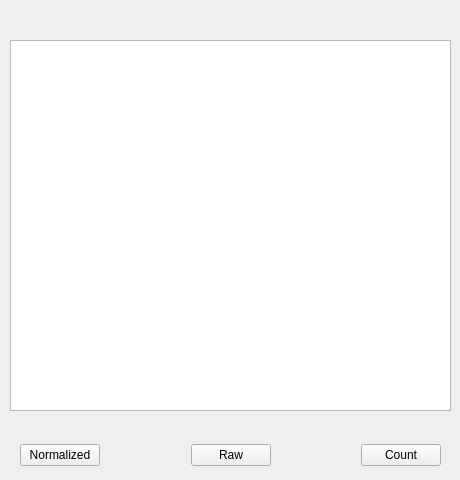
      <widget class="QWidget" name="page_3">
       <widget class="QTextEdit" name="results_3">
        <property name="geometry">
         <rect>
          <x>10</x>
          <y>40</y>
          <width>441</width>
          <height>371</height>
         </rect>
        </property>
        <property name="html">
         <string>&lt;!DOCTYPE HTML PUBLIC &quot;-//W3C//DTD HTML 4.0//EN&quot; &quot;http://www.w3.org/TR/REC-html40/strict.dtd&quot;&gt;
&lt;html&gt;&lt;head&gt;&lt;meta name=&quot;qrichtext&quot; content=&quot;1&quot; /&gt;&lt;style type=&quot;text/css&quot;&gt;
p, li { white-space: pre-wrap; }
&lt;/style&gt;&lt;/head&gt;&lt;body style=&quot; font-family:'MS Shell Dlg 2'; font-size:8.25pt; font-weight:400; font-style:normal;&quot;&gt;
&lt;p style=&quot;-qt-paragraph-type:empty; margin-top:0px; margin-bottom:0px; margin-left:0px; margin-right:0px; -qt-block-indent:0; text-indent:0px;&quot;&gt;&lt;br /&gt;&lt;/p&gt;&lt;/body&gt;&lt;/html&gt;</string>
        </property>
       </widget>
       <widget class="QWidget" name="horizontalLayoutWidget_12">
        <property name="geometry">
         <rect>
          <x>20</x>
          <y>440</y>
          <width>421</width>
          <height>31</height>
         </rect>
        </property>
        <layout class="QHBoxLayout" name="horizontalLayout_10">
         <item>
          <widget class="QPushButton" name="normalized3">
           <property name="text">
            <string>Normalized</string>
           </property>
          </widget>
         </item>
         <item>
          <widget class="QLabel" name="label_35">
           <property name="text">
            <string/>
           </property>
          </widget>
         </item>
         <item>
          <widget class="QPushButton" name="raw3">
           <property name="text">
            <string>Raw</string>
           </property>
          </widget>
         </item>
         <item>
          <widget class="QLabel" name="label_36">
           <property name="text">
            <string/>
           </property>
          </widget>
         </item>
         <item>
          <widget class="QPushButton" name="count3">
           <property name="text">
            <string>Count</string>
           </property>
          </widget>
         </item>
        </layout>
       </widget>
      </widget>
